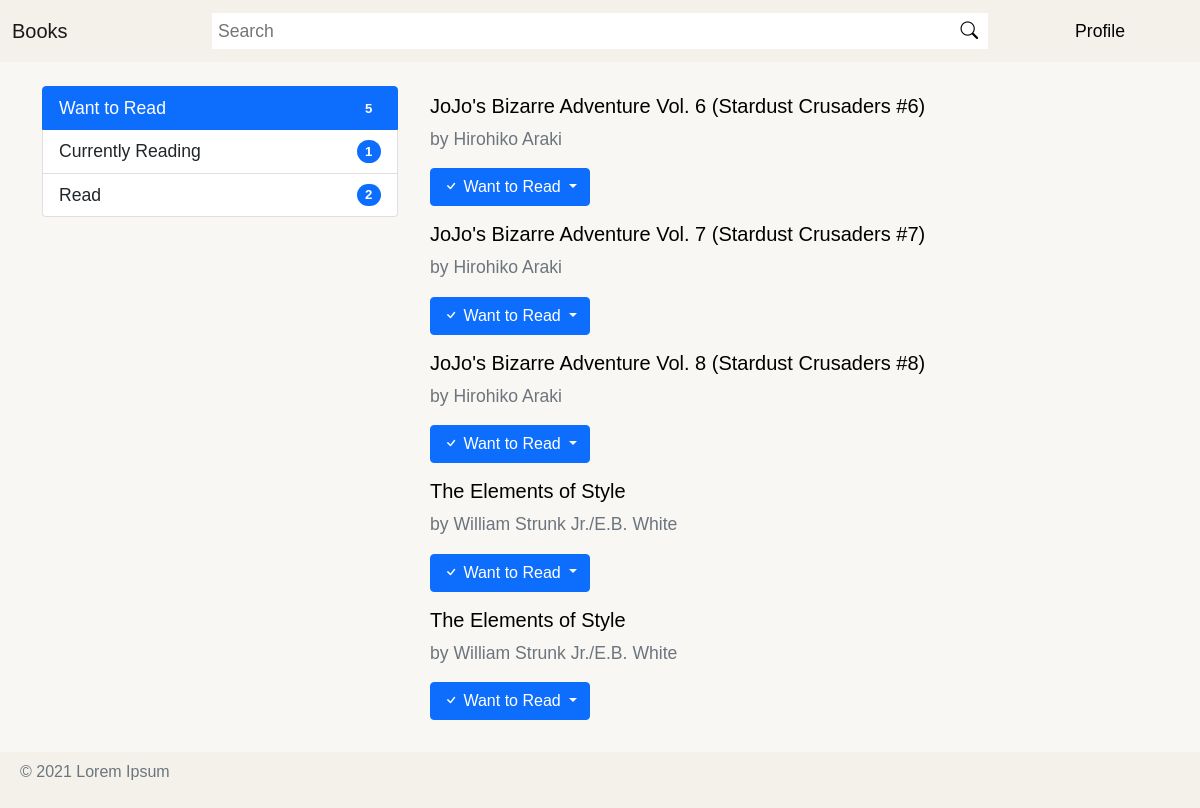
Screenshot of /my_books (signed in) with the database file from the repository.
### tables this page shows
CREATE TABLE saved_books (
    book_id INTEGER,
    user_id INTEGER,
    status INTEGER NOT NULL,
    current_page INTEGER,
    FOREIGN KEY (book_id) REFERENCES books(id),
    FOREIGN KEY (user_id) REFERENCES users(id)
);

CREATE TABLE books (
    id INTEGER,
    title TEXT NOT NULL,
    author TEXT,
    publisher TEXT,
    num_pages INTEGER,
    isbn TEXT,
    isbn13 TEXT,
    PRIMARY KEY (id)
);

### app.py (the view)
@app.route("/my_books")
def my_books():
    if session.get('user_id') == None:
        return redirect("/")
    return render_template("my_books.html", my_books=db.get_my_books(session.get('user_id')), saved_books=db.get_saved_books(session.get('user_id')))

### db.py (called while the page is built)
def get_saved_books(user_id):
    if not user_id:
        return None
    with sqlite3.connect(DB) as con:
        con.row_factory = sqlite3.Row
        cur = con.cursor()
        cur.execute("SELECT * FROM saved_books WHERE user_id = ?", [user_id])
        result = cur.fetchall()
    books = {}
    for r in result:
        books[r['book_id']] = r['status']
    return books

def get_my_books(user_id):
    if not user_id:
        return None
    with sqlite3.connect(DB) as con:
        con.row_factory = sqlite3.Row
        cur = con.cursor()
        cur.execute("SELECT * FROM saved_books JOIN books ON saved_books.book_id = books.id WHERE user_id = ?", [user_id])
        result = cur.fetchall()
    my_books = {1: [], 2: [], 3: []}
    for row in result:
        my_books[row['status']].append(row)
    return my_books

### templates/my_books.html (shortened to what this page needs)
{% extends "layout.html" %}
{% block main %}
    <div class="row my-4">
        <div class="col-lg-4 col-sm-12">
            <div class="list-group">
                <button type="button" name="tab-action" tab-reference="want-to-read" class="list-group-item list-group-item-action d-flex justify-content-between align-items-center active">
                    Want to Read <span class="badge bg-primary rounded-pill">{{ my_books[1]|length }}</span>
                </button>
                <button type="button" name="tab-action" tab-reference="currently-reading" class="list-group-item list-group-item-action d-flex justify-content-between align-items-center">
                    Currently Reading <span class="badge bg-primary rounded-pill">{{ my_books[2]|length }}</span>
                </button>
                <button type="button" name="tab-action" tab-reference="read" class="list-group-item list-group-item-action d-flex justify-content-between align-items-center">
                    Read <span class="badge bg-primary rounded-pill">{{ my_books[3]|length }}</span>
                </button>
            </div>
        </div>
        <div class="col-lg-8 col-sm-12">
            <div id="want-to-read" name="tab" class="d-block">
                {% for book in my_books[1] %}
                    <div class="p-2 w-100">
                        <h5><a class="book-title" href="/book/{{ book['id'] }}">{{ book['title'] }}</a></h5>
                        <p class="text-muted">by {{ book['author'] }}</p>
                        {% include 'book_btn.html' %}
                    </div>
                {% endfor %}
            </div>
        </div>
    </div>
{% endblock %}

### templates/layout.html (shortened to what this page needs)
<!DOCTYPE html>
<html lang="en">
    <head>
        <link rel="stylesheet" href="https://cdn.jsdelivr.net/npm/bootstrap@5.0.2/dist/css/bootstrap.min.css">
        <link rel="stylesheet" href="https://cdn.jsdelivr.net/npm/bootstrap-icons@1.5.0/font/bootstrap-icons.css">
        <link rel="stylesheet" href="{{ url_for('static', filename='css/styles.css') }}">
    </head>
    <body>
        <header class="container-fluid">
            <nav class="navbar navbar-expand-lg navbar-light bg-1 row">
                <a class="brand col-lg-2 col-sm-4 py-2" href="/">Books</a>
                <div class="col-lg-8 col-sm-8">
                    <form class="d-flex search-box p-1" action="/search" method="get">
                        <input class="input-search flex-grow-1" type="search" name="q" placeholder="Search" aria-label="search">
                        <button class="input-btn" type="submit"><i class="bi bi-search"></i></button>
                    </form>
                </div>
                {% if session.get('user_id') != None %}
                <div class="dropdown profile-btn col-lg-2 col-sm-12 py-2">
                    <button class="btn-transparent w-100 h-100" id="profileDropdown" role="button" data-bs-toggle="dropdown" aria-expanded="false">
                        Profile
                    </button>
                </div>
                {% endif %}
            </nav>
        </header>
        <main class="container">
            {% block main %}
            {% endblock %}
        </main>
        <footer class="container-fluid bg-1">
            <div class="w-100 h-100 p-2">
                <p class="text-muted fs-6">&#169; 2021 Lorem Ipsum</p>
            </div>
        </footer>
    </body>
</html>

### templates/book_btn.html (shortened to what this page needs)
<div class="btn-group book-action">
    <button type="button" class="btn {% if book['id'] in saved_books %} btn-primary {% else %} btn-success {% endif %} dropdown-toggle" data-bs-toggle="dropdown" aria-expanded="false">
        {% if saved_books.get(book['id']) == 1 %}
            <i class="bi bi-check"></i> Want to Read
        {% elif saved_books.get(book['id']) == 2 %}
            <i class="bi bi-check"></i> Currently Reading
        {% elif saved_books.get(book['id']) == 3 %}
            <i class="bi bi-check"></i> Read
        {% else %}
            Want to Read
        {% endif %}
    </button>
</div>

### static/css/styles.css (style rules this page uses)
body { background-color: #F9F7F4; font-family: Arial, Helvetica, sans-serif; font-size: 1.1rem; max-width: 100%; }
.bg-1 { background-color: #F4F1EA !important; }
.brand { font-size: 1.25rem; text-decoration: none; white-space: nowrap; color: rgba(0, 0, 0, 0.9); }
.search-box { background-color: #FFFFFF; }
.input-search { border: none; }
.input-btn { background-color: #FFFFFF; border: none; }
.btn-transparent { background-color: rgba(0, 0, 0, 0); border: none; }
.book-title { text-decoration: none; color: black; }

### rows the page displays
saved_books: title "JoJo's Bizarre Adventure Vol. 6 (Stardust Crusaders #6)", author "Hirohiko Araki"
saved_books: title "JoJo's Bizarre Adventure Vol. 7 (Stardust Crusaders #7)", author "Hirohiko Araki"
saved_books: title "JoJo's Bizarre Adventure Vol. 8 (Stardust Crusaders #8)", author "Hirohiko Araki"
saved_books: title "The Elements of Style", author "William Strunk Jr./E.B. White"
saved_books: title "The Elements of Style", author "William Strunk Jr./E.B. White"

### other values shown
{{ my_books[1]|length }} "5"
{{ my_books[2]|length }} "1"
{{ my_books[3]|length }} "2"
